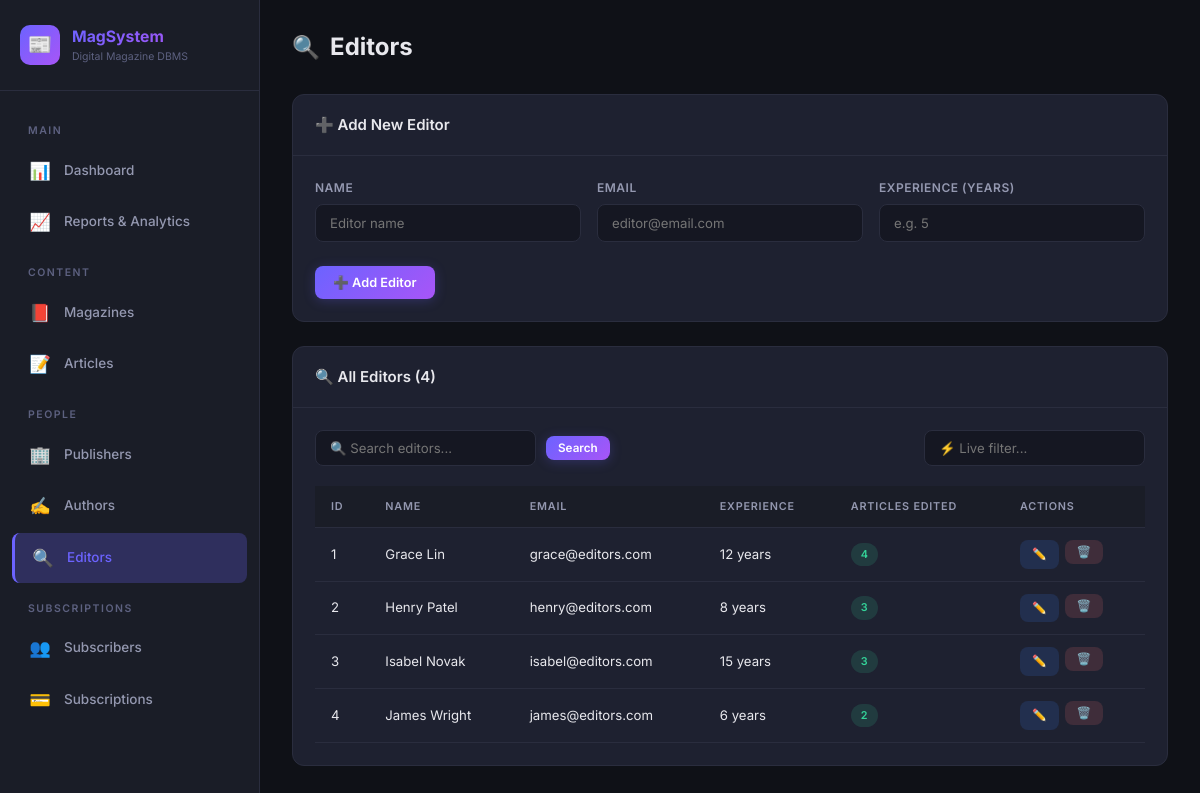
/editors, run on the app's committed database.
### tables this page shows
CREATE TABLE EDITOR (
    editor_id  INTEGER PRIMARY KEY AUTOINCREMENT,
    name       TEXT NOT NULL,
    email      TEXT NOT NULL UNIQUE,
    experience INTEGER DEFAULT 0   -- years of experience
);

### app.py (the view, shortened to what this page needs)
@app.route('/editors', methods=['GET', 'POST'])
def editors():
    db = get_db()
    search = request.args.get('search', '')
    if search:
        rows = db.execute(
            "SELECT e.*, COUNT(ed.article_id) as article_count "
            "FROM EDITOR e LEFT JOIN EDITS ed ON e.editor_id = ed.editor_id "
            "WHERE e.name LIKE ? "
            "GROUP BY e.editor_id ORDER BY e.name",
            (f'%{search}%',)
        ).fetchall()
    else:
        rows = db.execute(
            "SELECT e.*, COUNT(ed.article_id) as article_count "
            "FROM EDITOR e LEFT JOIN EDITS ed ON e.editor_id = ed.editor_id "
            "GROUP BY e.editor_id ORDER BY e.name"
        ).fetchall()
    db.close()
    return render_template('editors.html', editors=rows, search=search)

### app.py (called while the page is built)
@app.context_processor
def inject_now():
    return {'now': date.today().isoformat()}

@app.before_request
def ensure_db():
    db_path = os.path.join(os.path.dirname(os.path.abspath(__file__)), 'magazine_system.db')
    if not os.path.exists(db_path):
        init_db()

### database.py (called while the page is built)
def get_db():
    conn = sqlite3.connect(DATABASE)
    conn.row_factory = sqlite3.Row
    conn.execute("PRAGMA foreign_keys = ON")
    return conn

### templates/editors.html (shortened to what this page needs)
{% extends 'base.html' %}
{% block content %}
<div class="page-header">
  <h2><span class="header-icon">🔍</span> Editors</h2>
</div>
<div class="card">
  <div class="card-header">➕ Add New Editor</div>
  <div class="card-body">
    <form method="POST" action="{{ url_for('editors') }}">
      <div class="form-grid">
        <div class="form-group">
          <label for="name">Name</label>
          <input type="text" id="name" name="name" required placeholder="Editor name">
        </div>
        <div class="form-group">
          <label for="email">Email</label>
          <input type="email" id="email" name="email" required placeholder="editor@email.com">
        </div>
        <div class="form-group">
          <label for="experience">Experience (years)</label>
          <input type="number" id="experience" name="experience" min="0" required placeholder="e.g. 5">
        </div>
        <div class="form-actions">
          <button type="submit" class="btn btn-primary">➕ Add Editor</button>
        </div>
      </div>
    </form>
  </div>
</div>
<div class="card">
  <div class="card-header">🔍 All Editors ({{ editors|length }})</div>
  <div class="card-body">
    <div class="search-bar">
      <form method="GET" action="{{ url_for('editors') }}" style="display:flex;gap:10px;align-items:center;">
        <input type="text" name="search" placeholder="🔍 Search editors..." value="{{ search }}">
        <button type="submit" class="btn btn-primary btn-sm">Search</button>
      </form>
      <input type="text" id="live-search" placeholder="⚡ Live filter..." style="margin-left:auto;">
    </div>
    {% if editors %}
    <div class="table-wrapper">
      <table>
        <thead><tr><th>ID</th><th>Name</th><th>Email</th><th>Experience</th><th>Articles Edited</th><th>Actions</th></tr></thead>
        <tbody>
          {% for e in editors %}
          <tr>
            <td>{{ e['editor_id'] }}</td>
            <td>{{ e['name'] }}</td>
            <td>{{ e['email'] }}</td>
            <td>{{ e['experience'] }} years</td>
            <td><span class="badge badge-lifetime">{{ e['article_count'] }}</span></td>
            <td>
              <div class="btn-group">
                <a href="{{ url_for('edit_record', table='editor', record_id=e['editor_id']) }}" class="btn btn-sm btn-edit">✏️</a>
                <form method="POST" action="{{ url_for('delete_record', table='editor', record_id=e['editor_id']) }}" class="delete-form" style="display:inline;">
                  <button type="submit" class="btn btn-sm btn-delete">🗑️</button>
                </form>
              </div>
            </td>
          </tr>
          {% endfor %}
        </tbody>
      </table>
    </div>
    {% else %}
    <div class="empty-state"><div class="empty-icon">🔍</div><p>No editors found.</p></div>
    {% endif %}
  </div>
</div>
{% endblock %}

### static/style.css (style rules this page uses)
:root { --bg-primary: #0f1117; --bg-secondary: #1a1d27; --bg-card: #1e2130; --bg-card-hover: #252838; --bg-input: #151722; --border: #2a2d3e; --border-focus: #6c63ff; --text-primary: #e8e8ed; --text-secondary: #9498b0; --text-muted: #5d6180; --accent: #6c63ff; --accent-hover: #7f78ff; --accent-glow: rgba(108, 99, 255, 0.25); --success: #34d399; --success-bg: rgba(52, 211, 153, 0.12); --error: #f87171; --error-bg: rgba(248, 113, 113, 0.12); --warning: #fbbf24; --warning-bg: rgba(251, 191, 36, 0.12); --gradient-1: linear-gradient(135deg, #6c63ff 0%, #a855f7 100%); --gradient-2: linear-gradient(135deg, #34d399 0%, #06b6d4 100%); --gradient-3: linear-gradient(135deg, #f97316 0%, #f43f5e 100%); --gradient-4: linear-gradient(135deg, #3b82f6 0%, #8b5cf6 100%); --sidebar-width: 260px; --radius: 12px; --radius-sm: 8px; --shadow: 0 4px 24px rgba(0,0,0,0.3); --transition: 0.2s ease; }
*, *::before, *::after { box-sizing: border-box; margin: 0; padding: 0; }
html { font-size: 15px; }
body { font-family: 'Inter', -apple-system, sans-serif; background: var(--bg-primary); color: var(--text-primary); line-height: 1.6; min-height: 100vh; }
a { color: var(--accent); text-decoration: none; transition: color var(--transition); }
.page-header { display: flex; align-items: center; justify-content: space-between; margin-bottom: 28px; flex-wrap: wrap; gap: 12px; }
.page-header h2 { font-size: 1.6rem; font-weight: 700; display: flex; align-items: center; gap: 10px; }
.page-header h2 .header-icon { font-size: 1.5rem; }
.card { background: var(--bg-card); border: 1px solid var(--border); border-radius: var(--radius); margin-bottom: 24px; animation: fadeIn 0.35s ease; }
.card-header { padding: 18px 22px; border-bottom: 1px solid var(--border); display: flex; align-items: center; justify-content: space-between; font-weight: 600; font-size: 1rem; }
.card-body { padding: 22px; }
.table-wrapper { overflow-x: auto; }
table { width: 100%; border-collapse: collapse; font-size: 0.88rem; }
thead th { background: var(--bg-secondary); color: var(--text-secondary); padding: 12px 16px; text-align: left; font-weight: 600; text-transform: uppercase; font-size: 0.72rem; letter-spacing: 0.8px; border-bottom: 1px solid var(--border); white-space: nowrap; }
tbody td { padding: 12px 16px; border-bottom: 1px solid var(--border); vertical-align: middle; }
tbody tr { transition: background var(--transition); }
.badge { display: inline-block; padding: 3px 10px; border-radius: 20px; font-size: 0.72rem; font-weight: 600; text-transform: uppercase; letter-spacing: 0.3px; }
.badge-lifetime { background: rgba(52,211,153,0.15); color: #34d399; }
.btn { display: inline-flex; align-items: center; gap: 6px; padding: 9px 18px; border-radius: var(--radius-sm); font-size: 0.85rem; font-weight: 600; cursor: pointer; border: none; transition: all var(--transition); font-family: inherit; }
.btn-primary { background: var(--gradient-1); color: #fff; box-shadow: 0 2px 12px var(--accent-glow); }
.btn-sm { padding: 5px 12px; font-size: 0.78rem; }
.btn-edit { background: rgba(59,130,246,0.15); color: #60a5fa; }
.btn-delete { background: rgba(248,113,113,0.15); color: #f87171; }
.btn-group { display: flex; gap: 6px; }
.form-grid { display: grid; grid-template-columns: repeat(auto-fit, minmax(240px, 1fr)); gap: 16px; }
.form-group { display: flex; flex-direction: column; gap: 6px; }
.form-group label { font-size: 0.8rem; font-weight: 600; color: var(--text-secondary); text-transform: uppercase; letter-spacing: 0.5px; }
.form-group input, .form-group select, .form-group textarea { background: var(--bg-input); border: 1px solid var(--border); border-radius: var(--radius-sm); padding: 10px 14px; color: var(--text-primary); font-size: 0.88rem; font-family: inherit; transition: border-color var(--transition); }
.form-actions { display: flex; gap: 10px; margin-top: 8px; grid-column: 1 / -1; }
.search-bar { display: flex; gap: 10px; margin-bottom: 20px; flex-wrap: wrap; align-items: center; }
.search-bar input, .search-bar select { background: var(--bg-input); border: 1px solid var(--border); border-radius: var(--radius-sm); padding: 9px 14px; color: var(--text-primary); font-size: 0.88rem; font-family: inherit; min-width: 200px; }

### data on the page
EDITOR: editor_id "1", name "Grace Lin", email "grace@editors.com", experience "12", article_count "4"
EDITOR: editor_id "2", name "Henry Patel", email "henry@editors.com", experience "8", article_count "3"
EDITOR: editor_id "3", name "Isabel Novak", email "isabel@editors.com", experience "15", article_count "3"
EDITOR: editor_id "4", name "James Wright", email "james@editors.com", experience "6", article_count "2"

### other printed values
{{ editors|length }} "4"
